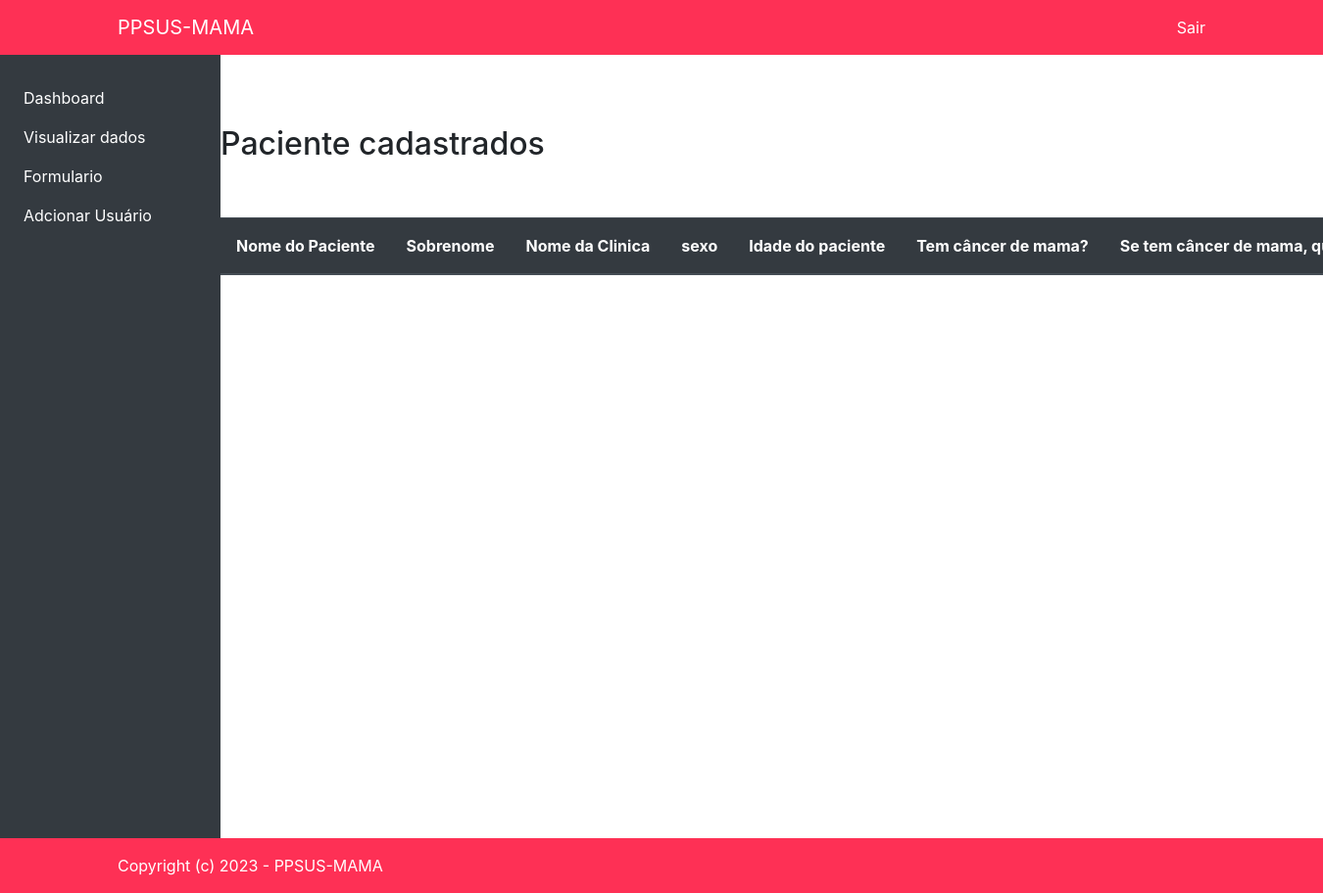
The app's page /visualizardados/ (signed in), older data.
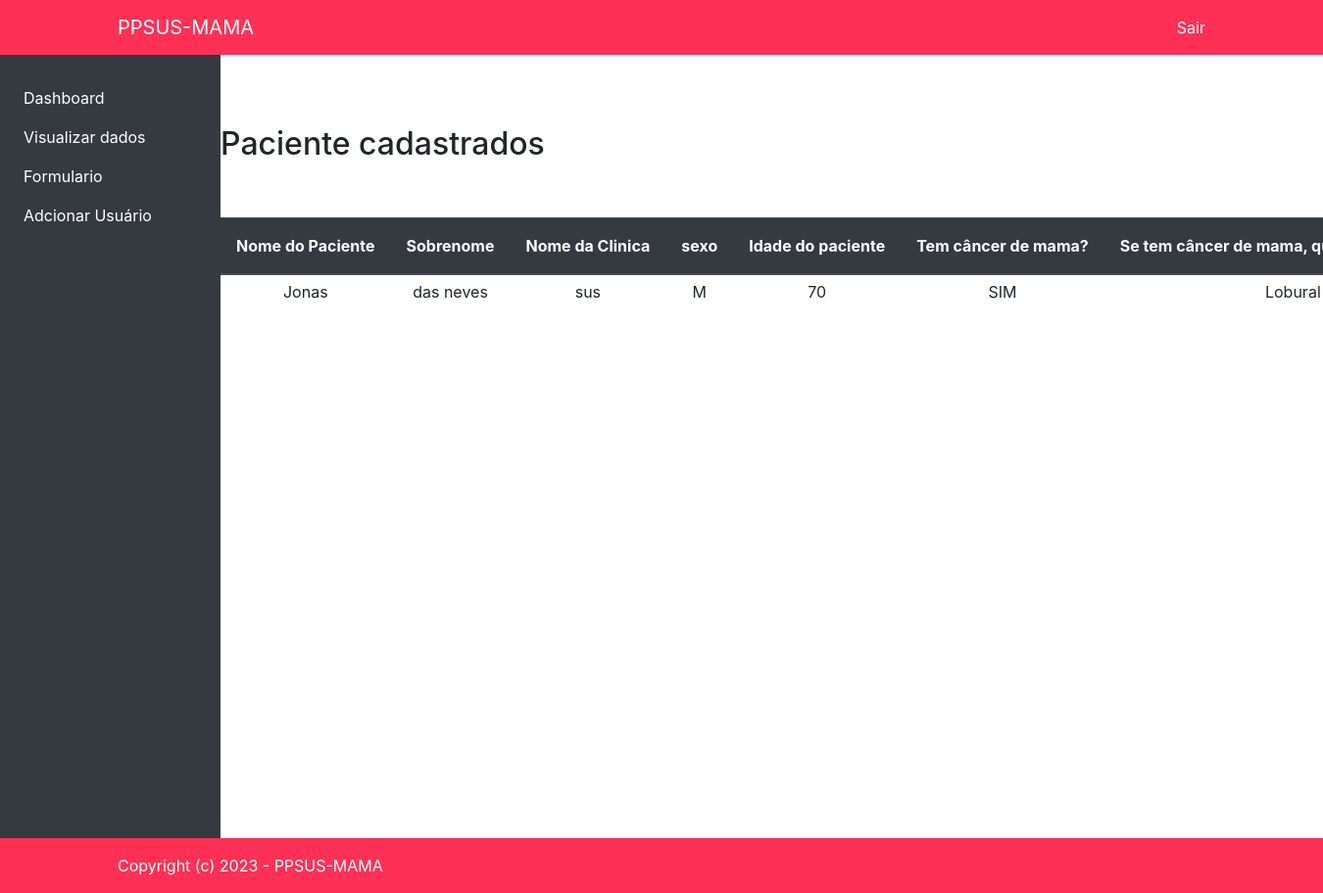
The same page, newer data.
### forms/models.py (models this page shows, shortened)
class Formulario(models.Model):
    nomePaciente = models.CharField(max_length=255, blank=True)
    sobrenome = models.CharField(max_length=255, blank=True)
    nomeclinica =  models.CharField(max_length=255, blank=True)
    sexo = models.CharField( max_length=2, blank=False)
    idadepaciente =  models.CharField(max_length=3, blank=False)
    temcancer = models.CharField(max_length=3)
    cancer_mama = models.CharField(max_length=25, )
    idade_diagnostico =  models.CharField(max_length=25)
    mutacaoGenetica =  models.CharField(max_length=22)
    opc_bilateral = models.CharField(max_length=3)
    opc_ovario = models.CharField(max_length=3)
    tipo_molecular = models.CharField(max_length=23)
    tam_cancer = models.CharField(max_length=23)
    historicoFMasculino =  models.CharField(max_length=23)
    qtd_parent_2 = models.CharField(max_length=12)
    parent_seg_grau =  models.CharField(max_length=12)
    parent_pri_grau =  models.CharField(max_length=25)
    asc_judia =  models.CharField(max_length=12)

### forms/views.py (the view)
# urls.py: path('visualizardados/', views.viewdata, name='visualizardados'),
@login_required(redirect_field_name='login')
def viewdata(request):
    formTo = Formulario.objects.all()
    return render(request, 'forms/visualizardados.html',{'formTo':formTo})

### forms/templates/forms/visualizardados.html (shortened to what this page needs)
{% extends 'base.html'%}
{%block conteudo%}
</div>
    <h2>Paciente cadastrados</h2>
    <div class="table-responsive mt-5">
        <table class="table table-sm">
                <thead class="thead-dark w-10">
                    <tr>
                        <th class="text-nowrap w-100 p-3" >Nome do Paciente</th>
                        <th class="text-nowrap w-100 p-3">Sobrenome</th>
                        <th class="text-nowrap w-100 p-3 ">Nome da Clinica</th>
                        <th class="text-nowrap w-100 p-3 ">sexo</th>
                        <th class="text-nowrap w-100 p-3 ">Idade do paciente</th>
                        <th class="text-nowrap w-100 p-3 ">Tem câncer de mama?</th>
                        <th class="text-nowrap w-100 p-3 ">Se tem câncer de mama, qual tipo histologico</th>
                    </tr>
                </thead>
            <tbody>
                {%for question in formTo %}
                    <tr>
                        <td class="text-center">{{question.nomePaciente}}</td>
                        <td class="text-center" >{{question.sobrenome}}</td>
                        <td class="text-center">{{question.nomeclinica}}</td>
                        <td class="text-center">{{question.sexo}}</td>
                        <td class="text-center">{{question.idadepaciente}}</td>
                        <td class="text-center">{{question.temcancer}}</td>
                        <td class="text-center">{{question.cancer_mama}}</td>
                    </tr>
                {% endfor %}
            </tbody>
        </table>
    </div>
{%endblock%}

Row changes from the older to the newer data that the page shows:
added Formulario: nomePaciente "Jonas", sobrenome "das neves", nomeclinica "sus", sexo "M", idadepaciente "70", temcancer "SIM", cancer_mama "Lobural"
